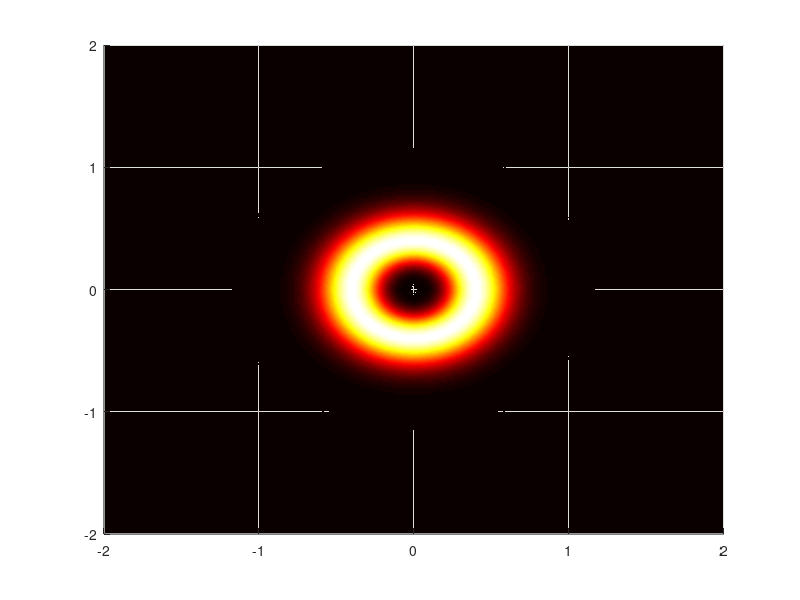
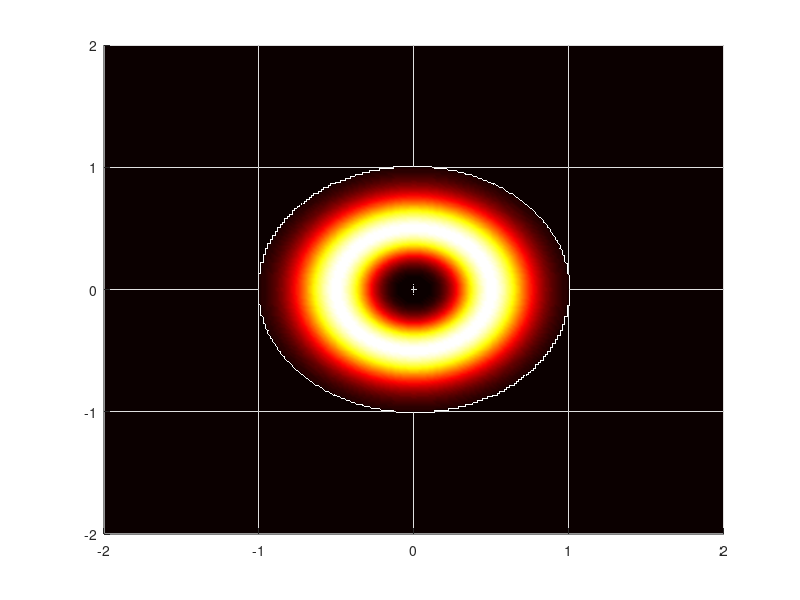

Recreate these plots in MATLAB, in order. (Note: this script raises an error after producing the figures.)
clear
close all
clc
% 定义仿真坐标
% 单位是m
lambda=1030e-9;
k = 2*pi/lambda;
Lx=4e-3;                                %定义x方向的范围，范围大一点可以使傅里叶变换不溢出
Ly=Lx;                                  %定义y方向的范围
Nx=2^8;                                 %设定x方向的分段数
Ny=2^8;                                 %设定y方向的分段数
dx=Lx/Nx;                               %设定x方向的取样间隔
dy=Ly/Ny;                               %设定y方向的取样间隔
x=-Lx/2+dx/2:dx:Lx/2-dx/2;              %设定x的取值[1,Nx]
y=-Ly/2+dy/2:dy:Ly/2-dy/2;              %设定y的取值[1,Ny]
[x1,y1]=meshgrid(x,y);                  %生成网格[Ny,Nx]
dfx=1/Lx;                                  %设置x方向的傅里叶变换间隔
fx=-Nx/2*dfx:dfx:(Nx/2-1)*dfx;             %设置x方向的傅里叶变换范围
dfy=1/Ly;                                  %设置y方向的傅里叶变换间隔
fy=-Ny/2*dfy:dfy:(Ny/2-1)*dfy;             %设置y方向的傅里叶变换范围
[fxx,fyy]=meshgrid(fx,fy);                 %生成网格Nfy*Nfx
F = fxx.^2+fyy.^2;

MirrorRad1=1e-3;
MirrorRad2=1e-3;
GainRad=0.5e-3;
D2_square = x1.^2 + y1.^2;
D2 = sqrt(D2_square);

mask1 = zeros(Nx,Ny,'double');
mask1(D2 < MirrorRad1)=1;
mask2 = zeros(Nx,Ny,'double');
mask2(D2 < MirrorRad2)=1;
mask3 = zeros(Nx,Ny,'double');
mask3(D2 < 2*GainRad)=1;

f1 = 550e-3;%第一个透镜的焦距
f2 = 800e-3;%第二个透镜的焦距
fMr = 450e-3;%反射镜曲率
L1 = 270e-3;
L2 = 9700e-3;
L3 = 360e-3;
lcrystal=3*10^(-3);
ROC = 0.9999;

[theta,r] = cart2pol(x1,y1);    m = 2;      w0 = 0.4e-3;    K=2;
% Start = 1.*exp(1j*pi*(rand(Nx,Ny)-1/2)*K);  Ii = real(Start); %初始场为随机相位
% Start = 1.*exp(-(x1.^2+y1.^2)/w0^2); Ii = Start.*conj(Start); %初始场为高斯场分布
Start = (r/w0).^abs(m).*exp(-r.^2/w0^2).*exp(-1i*m*theta); Ii = Start.*conj(Start);  %初始场为涡旋光
figure(1);surf(x1*1e3,y1*1e3,Ii);shading interp; view([0,90]); colormap('hot');

% gi = exp(-(x1.^2+y1.^2)/(GainRad^2));
m = 2;    gi = (r/GainRad).^abs(m).*exp(-r.^2/GainRad^2).*exp(-1i*m*theta); gi=gi.*conj(gi).*mask3;
figure(2);surf(x1*1e3,y1*1e3,gi);shading interp; view([0,90]); colormap('hot');

Circr = Start;
Iteration = 50; %迭代次数.
 for roundtrip = 1:Iteration
     %向右传
     Circr = ASM(Circr,lambda,L1,F); %从M1传到晶体   
     Circr = Circr.*gi.*mask3;
     Circr = Circr.*exp(-1j*k*((x1).^2+(y1).^2)/(2*f1)); %transmite a lens f1
     Circr = ASM(Circr,lambda,L2,F); %从f1传到Len
     Circr = Circr.*exp(-1j*k*((x1).^2+(y1).^2)/(2*f2)); %transmite a lens f2
     Circr = ASM(Circr,lambda,L3,F);

     Circl = Circr.*ROC;%.*mask1;
     Circl = Circl/max(max(Circl));
     
     %向左传
     Circl = ASM(Circl,lambda,L3,F);
     Circl = Circl.*exp(-1j*k*((x1).^2+(y1).^2)/(2*f2)); %transmite a lens f2
     Circl = ASM(Circl,lambda,L2,F); %从f2传到Len
     Circl = Circl.*exp(-1j*k*((x1).^2+(y1).^2)/(2*f1)); %transmite a lens f1
     Circl = Circl.*gi;%.*mask3;%向左增益
     Circl = ASM(Circl,lambda,L1,F); %传到M1
     Circl = Circl.*exp(-1j*k*((x1).^2+(y1).^2)/(2*fMr));%传到Mirror
     Circr = Circl.*ROC.*mask2;
     Circr = Circr/max(max(Circr));

     if (rem(roundtrip,Iteration/100) == 0)
        fprintf('\b\b\b\b\b\b\b\b  %-3.0i %% ',100*roundtrip/Iteration)
     end

 end

Ie = Circr.*conj(Circr);       
II = Ie((2^8-128)/2+1:(2^8+128)/2,(2^8-128)/2+1:(2^8+128)/2);
II = II / max(max(II));
figure(3);
imagesc(II);    colormap('hot');  axis square;  axis off;
% saveas(gcf,'种子光涡旋-泵浦光高斯.png');
save('Detect.mat','II');
% surf(x1*1e3,y1*1e3,Ie);shading interp; view([0,90]); colormap('hot'); 
% axis off;
% title('w0=500um');

